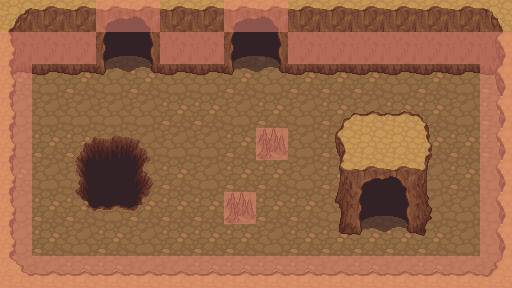

Rendered tile map (Tiled .tmx) drawn with the repository's tilesets; below, a short description and the full map source, tile grids included:
An orthogonal 16x9 tile map with 32x32 px tiles, 4 tile layers (Suelo, Paredes, Objetos, Colisiones), 2 tilesets and 7 objects.

<map version="1.0" orientation="orthogonal" renderorder="left-down" width="16" height="9" tilewidth="32" tileheight="32" nextobjectid="6">
 <properties>
  <property name="unity:scale" value=".0347" />
 </properties>
 <tileset firstgid="1" name="terrain_atlas" tilewidth="32" tileheight="32" tilecount="1024" columns="32">
  <image source="../Imagenes/terrain_atlas.png" width="1024" height="1024" />
 </tileset>
 <tileset firstgid="1025" name="colisiones" tilewidth="32" tileheight="32" tilecount="5" columns="5">
  <image source="../Imagenes/colisiones.png" width="160" height="32" />
  <tile id="0">
   <objectgroup draworder="index">
    <object id="0" x="-0.8" y="-0.8" width="33.2" height="32" />
   </objectgroup>
  </tile>
  <tile id="1">
   <objectgroup draworder="index">
    <object id="0" x="16" y="0" width="15.2" height="31.2" />
   </objectgroup>
  </tile>
  <tile id="2">
   <objectgroup draworder="index">
    <object id="0" x="0.4" y="0" width="15.6" height="31.6" />
   </objectgroup>
  </tile>
  <tile id="3">
   <objectgroup draworder="index">
    <object id="0" x="-0.4" y="8" width="31.6" height="24" />
   </objectgroup>
  </tile>
  <tile id="4">
   <objectgroup draworder="index">
    <object id="0" x="0" y="15.6" width="31.2" height="15.6" />
   </objectgroup>
  </tile>
 </tileset>
 <layer name="Suelo" width="16" height="9">
  <data encoding="csv">
180,181,181,180,180,181,180,180,181,181,180,180,181,180,180,180,
181,180,181,181,181,180,180,181,180,181,181,181,181,181,181,181,
180,181,180,181,180,181,181,180,181,180,180,180,181,180,181,180,
181,181,181,181,181,180,180,181,180,181,180,181,180,180,181,180,
181,180,180,181,181,181,181,180,181,181,180,181,180,180,180,180,
180,181,181,180,181,180,181,180,180,181,180,180,181,181,180,181,
181,180,180,181,180,180,180,181,180,180,181,180,181,181,181,181,
181,180,181,180,181,180,180,180,181,180,180,180,180,180,181,181,
181,181,180,180,181,181,180,180,180,180,181,180,181,180,181,181
</data>
 </layer>
 <layer name="Paredes" width="16" height="9">
  <data encoding="csv">
42,71,71,162,163,71,71,162,163,165,165,165,165,165,165,41,
74,103,103,194,195,103,103,194,195,103,103,103,103,103,103,73,
106,135,135,226,227,135,135,226,227,135,135,135,135,135,135,105,
40,0,0,0,0,0,0,0,0,0,0,0,0,0,0,12,
40,0,269,270,271,0,0,0,0,0,0,0,0,0,0,12,
40,0,301,302,303,0,0,0,0,0,0,0,0,0,0,12,
40,0,333,334,335,0,0,0,0,0,0,194,195,0,0,12,
40,0,0,0,0,0,0,0,0,0,134,226,227,136,0,12,
10,7,7,7,7,7,7,7,7,7,7,7,7,7,7,9
</data>
 </layer>
 <layer name="Objetos" width="16" height="9">
  <properties>
   <property name="unity:sortingLayerName" value="ObjetosMundo" />
  </properties>
  <data encoding="csv">
0,0,0,0,0,0,0,0,0,0,0,0,0,0,0,0,
0,0,0,0,0,0,0,0,0,0,0,0,0,0,0,0,
0,0,0,0,0,0,0,0,0,0,0,0,0,0,0,0,
0,0,0,0,0,0,0,0,0,0,6,7,7,8,0,0,
0,0,0,0,0,0,0,0,258,0,38,39,39,40,0,0,
0,0,0,0,0,0,0,0,0,0,70,162,163,72,0,0,
0,0,0,0,0,0,0,258,0,0,102,0,0,104,0,0,
0,0,0,0,0,0,0,0,0,0,0,0,0,0,0,0,
0,0,0,0,0,0,0,0,0,0,0,0,0,0,0,0
</data>
 </layer>
 <layer name="Colisiones" width="16" height="9" opacity="0.5">
  <data encoding="csv">
0,0,0,1025,1025,0,0,1025,1025,0,0,0,0,0,0,0,
1025,1025,1025,0,0,1025,1025,0,0,1025,1025,1025,1025,1025,1025,1026,
1027,0,0,0,0,0,0,0,0,0,0,0,0,0,0,1026,
1027,0,0,0,0,0,0,0,0,0,0,0,0,0,0,1026,
1027,0,0,0,0,0,0,0,1028,0,0,0,0,0,0,1026,
1027,0,0,0,0,0,0,0,0,0,0,0,0,0,0,1026,
1027,0,0,0,0,0,0,1028,0,0,0,0,0,0,0,1026,
1027,0,0,0,0,0,0,0,0,0,0,0,0,0,0,1026,
1029,1029,1029,1029,1029,1029,1029,1029,1029,1029,1029,1029,1029,1029,1029,1026
</data>
 </layer>
 <objectgroup name="Colisiones2">
  <object id="3" x="88" y="140">
   <polyline points="0,0 26.6667,-5.33333 50,0.666667 59.3333,18.6667 64,46 49.3333,68 8.66667,69.3333 -14,52.6667 -14.6667,22.6667 0.666667,-0.666667" />
  </object>
  <object id="5" x="339" y="228.333">
   <polyline points="0,0 10,3.66667 20,2.66667 20.6667,-16.6667 38.3333,-23.3333 53.6667,-23.6667 67.6667,-21 70.3333,-6.33333 69.6667,2.33333 80.3333,5 84.6667,4 91.3333,-13.6667 91.3333,-26 85.6667,-43.3333 86.6667,-60 88.6667,-88.6667 80.3333,-99 64.3333,-101.333 40.6667,-101.333 13,-101.333 2,-98.3333 -3,-94.6667 -1.66667,-80.6667 1.33333,-67.6667 1.66667,-60 1.33333,-45.3333 -3,-34.3333 -2,-24 3,-15.3333 0.333333,-1" />
  </object>
 </objectgroup>
</map>
